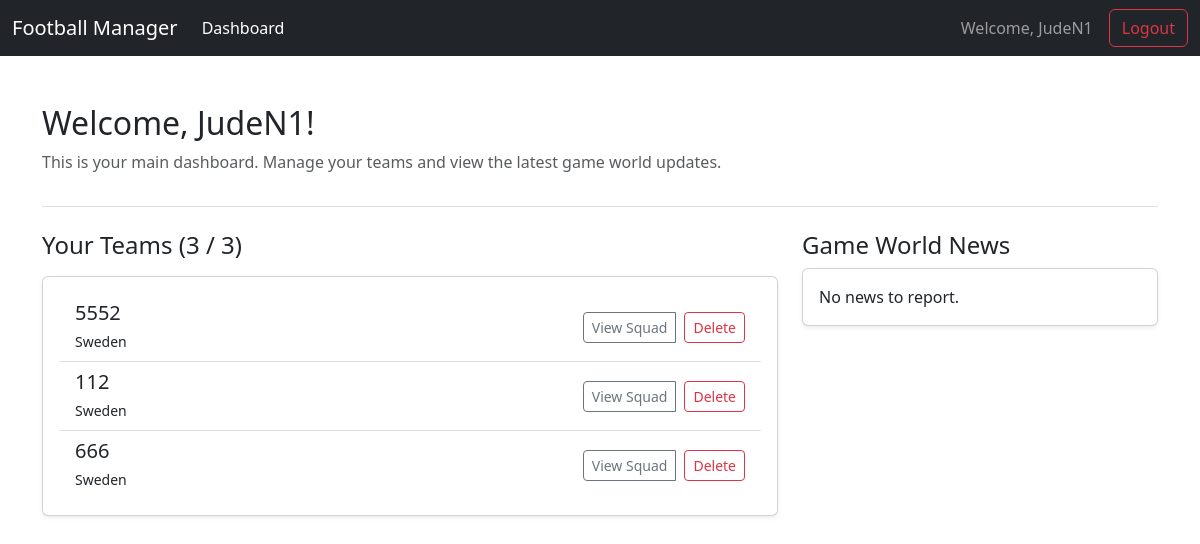
The page /dashboard (signed in) on the database its author committed.
### app/models.py (models this page shows, shortened)
class User(db.Model):
    id = db.Column(db.Integer, primary_key=True)
    username = db.Column(db.String(80), unique=True, nullable=False)
    password_hash = db.Column(db.String(128))
    teams = db.relationship('Team', backref='user', lazy=True, cascade="all, delete-orphan")

class Team(db.Model):
    id = db.Column(db.Integer, primary_key=True)
    name = db.Column(db.String(100), unique=True, nullable=False)
    country = db.Column(db.String(50), nullable=False)
    user_id = db.Column(db.Integer, db.ForeignKey('user.id'), nullable=False)
    players = db.relationship('Player', backref='team', lazy=True, cascade="all, delete-orphan")

### app/routes_game.py (the view)
@game_bp.route('/dashboard')
def dashboard():
    if 'username' not in session:
        return redirect(url_for('auth_bp.login'))
    user = User.query.filter_by(username=session['username']).first()
    return render_template('dashboard.html', user=user, max_teams=MAX_TEAMS)

### app/templates/dashboard.html (shortened to what this page needs)
{% extends "base.html" %}
{% block content %}
<header class="pb-3 mb-4 border-bottom">
    <h1 class="h2">Welcome, {{ user.username }}!</h1>
    <p class="text-muted">This is your main dashboard. Manage your teams and view the latest game world updates.</p>
</header>
<div class="row">
    <div class="col-md-8">
        <div class="d-flex justify-content-between align-items-center mb-3">
            <h2 class="h4 mb-0">Your Teams ({{ user.teams|length }} / {{ max_teams }})</h2>
        </div>
        <div class="card shadow-sm">
            <div class="card-body">
                {% if user.teams %}
                    <ul class="list-group list-group-flush">
                        {% for team in user.teams %}
                        <li class="list-group-item d-flex justify-content-between align-items-center">
                            <div>
                                <h5 class="mb-1">{{ team.name }}</h5>
                                <small>{{ team.country }}</small>
                            </div>
                            <div class="btn-group" role="group">
                                <a href="{{ url_for('game_bp.team_page', team_id=team.id) }}" class="btn btn-outline-secondary btn-sm">
                                    View Squad
                                </a>
                                <form method="POST" action="{{ url_for('game_bp.delete_team', team_id=team.id) }}" class="ms-2">
                                    <button type="submit" class="btn btn-outline-danger btn-sm"
                                            onclick="return confirm('Are you sure you want to delete this team? This cannot be undone.');">
                                        Delete
                                    </button>
                                </form>
                            </div>
                        </li>
                        {% endfor %}
                    </ul>
                {% else %}
                    <p class="card-text">You do not have any teams yet. Create one to get started!</p>
                {% endif %}
            </div>
        </div>
    </div>
    <div class="col-md-4">
        <h2 class="h4">Game World News</h2>
        <div class="card shadow-sm">
            <div class="card-body">
                <p class="card-text">No news to report.</p>
            </div>
        </div>
    </div>
</div>
{% endblock %}

### app/templates/base.html (shortened to what this page needs)
<!DOCTYPE html>
<html lang="en">
<head>
    <link href="https://cdn.jsdelivr.net/npm/bootstrap@5.3.3/dist/css/bootstrap.min.css" rel="stylesheet">
    <link rel="stylesheet" href="https://cdn.jsdelivr.net/npm/bootstrap-icons@1.11.3/font/bootstrap-icons.min.css">
</head>
<body>
    <nav class="navbar navbar-expand-lg navbar-dark bg-dark fixed-top">
        <div class="container-fluid">
            <a class="navbar-brand" href="{{ url_for('game_bp.dashboard') }}">Football Manager</a>
            <div class="collapse navbar-collapse">
                <ul class="navbar-nav me-auto mb-2 mb-lg-0">
                    <li class="nav-item">
                        <a class="nav-link active" href="{{ url_for('game_bp.dashboard') }}">Dashboard</a>
                    </li>
                </ul>
                {% if session.username %}
                <span class="navbar-text me-3">
                    Welcome, {{ session.username }}
                </span>
                <a href="{{ url_for('auth_bp.logout') }}" class="btn btn-outline-danger">Logout</a>
                {% endif %}
            </div>
        </div>
    </nav>
    <main class="container mt-4">
        {% block content %}{% endblock %}
    </main>
</body>
</html>

### app/templates/base.html (style rules this page uses)
body { background-image: url('https://images.pexels.com/photos/114296/pexels-photo-114296.jpeg'); background-size: cover; background-position: center; background-attachment: fixed; padding-top: 80px; }

### rows shown on the page
User: username "JudeN1"
Team: name "5552", country "Sweden"
Team: name "112", country "Sweden"
Team: name "666", country "Sweden"

### other values the page prints
{{ user.teams|length }} "3"
{{ max_teams }} "3"
